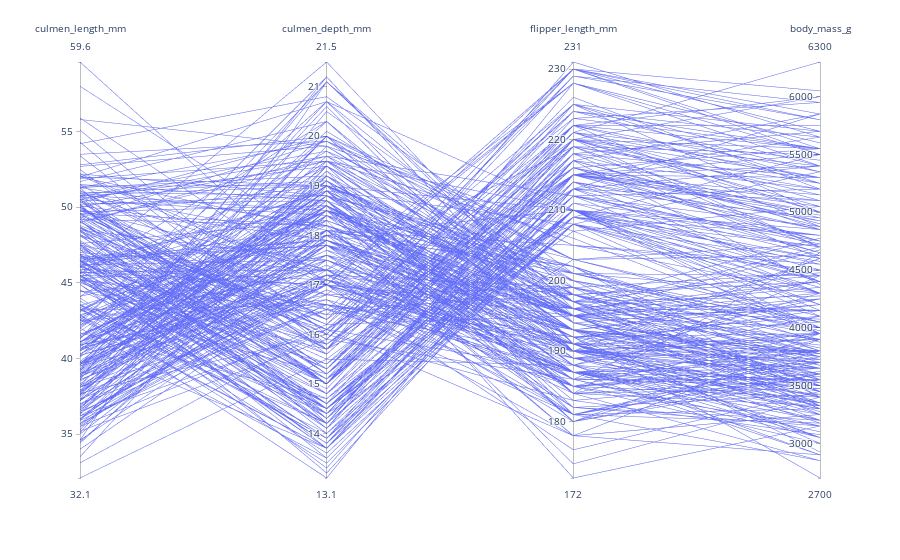

The cell this chart's notebook holds for it:
### Code cell
import pandas as pd


df = pd.read_csv('../../../data/penguins.csv')
df = df.dropna()
df

import plotly.express as px

fig = px.parallel_coordinates(
    df,
    dimensions=['culmen_length_mm', 'culmen_depth_mm', 'flipper_length_mm', 'body_mass_g'],
)
fig.show()

### Figure 1 — Plotly figure (JSON) as saved in the notebook; plotly's stock layout.template omitted (floating-point values rounded to 4 significant figures; data arrays with more than 128 entries replaced by an {"elided": "..."} marker saying what was removed)
{"data": [{"dimensions": [{"label": "culmen_length_mm", "values": {"elided": "334 float values"}}, {"label": "culmen_depth_mm", "values": {"elided": "334 float values"}}, {"label": "flipper_length_mm", "values": {"elided": "334 int values"}}, {"label": "body_mass_g", "values": {"elided": "334 int values"}}], "domain": {"x": [0, 1], "y": [0, 1]}, "name": "", "type": "parcoords"}], "layout": {"legend": {"tracegroupgap": 0}, "margin": {"t": 60}}}
